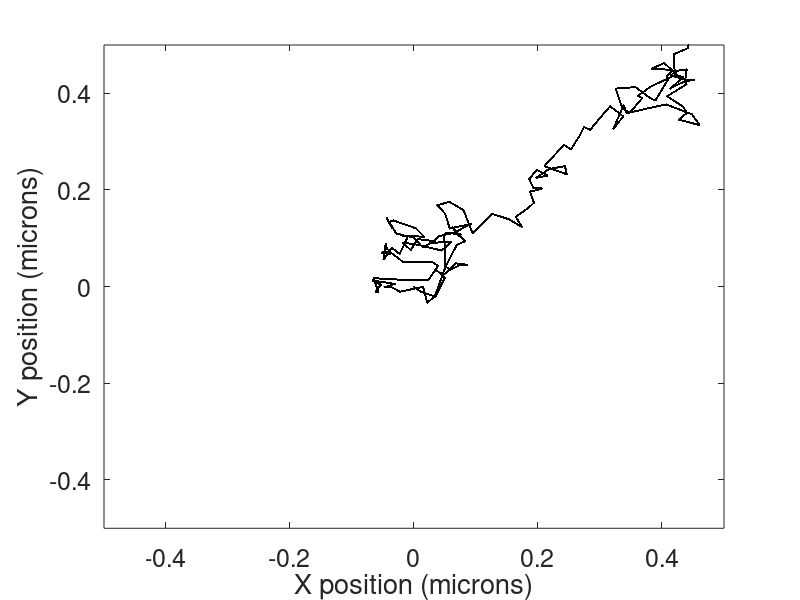

Write MATLAB code to recreate this figure.
%Here I will simulate a random walk in 2D using parameters relavent to a 1
%um bead with deltaX ~ sqrt(2*D*deltat)

close all
clear all

%Lets define some parameters for simulation

n_steps = 200; %number of deltaX 'steps' for our our bead to take
n_simulations = 1;
position_x = zeros(1,n_steps); %track changes in position after each step
position_y = zeros(1,n_steps);


%some parameters for the simulation
KbT = (4/1000);                 % in pN/micron (KbT ~ 0.004 pN micron)
a = 1 ;                         % bead size in micron
eta = 10^-3 ;                   % water vicosity
D = KbT / (6 * pi * eta * a) ;  % Diffusion constant
deltat = 0.001 ;                % 1 msec time steps
K = 20;                         % pN/um

%lets simulate a random walk in 2D, where each time step we move on average
%sqrt(2*D*deltat) but with some fluctuations around this which will be
%given by a gaussian function (use MATLAB's function randn(1).

for i = 1:n_simulations
    % Now we want to reset our position for each simulation. 
    position_x = 0;
    position_y = 0;
    
    for j = 2:n_steps %2 since position at time zero = 0,0 (X,Y)
        %Lets treat X and Y as independent and allow them to move 
        %deltax = sqrt(2*D*deltat) in timestep deltat
        %we multiple this term by a normally distributed random number with
        %mean and std. dev = 1 since this is a 'noisy' process and each
        %time step will not be exacted equal to sqrt(2 * D * deltat).
        
        position_x(j) = position_x(j-1) + randn(1) * sqrt(2 * D * deltat);
        position_y(j) = position_y(j-1) + randn(1) * sqrt(2 * D * deltat);
        
        %lets plot this and watch the progression over time. Remember that
        %we expect the distance 'explored' after time t ~ sqrt(2 * D * t)
        
        plot(position_x(1:j) , position_y(1:j), 'k')
        xlim([-0.5 0.5]) % microns
        ylim([-0.5 0.5]) % microns
        xlabel('X position (microns)')
        ylabel('Y position (microns)')
        set(gca,'FontSize',18);
        hold on
        %use pause(time in seconds) to make a 'video'
        pause(0.05)
        
        %end step j for simulation i
    end
    
    
    %end simulations
end
    
        
        
    
